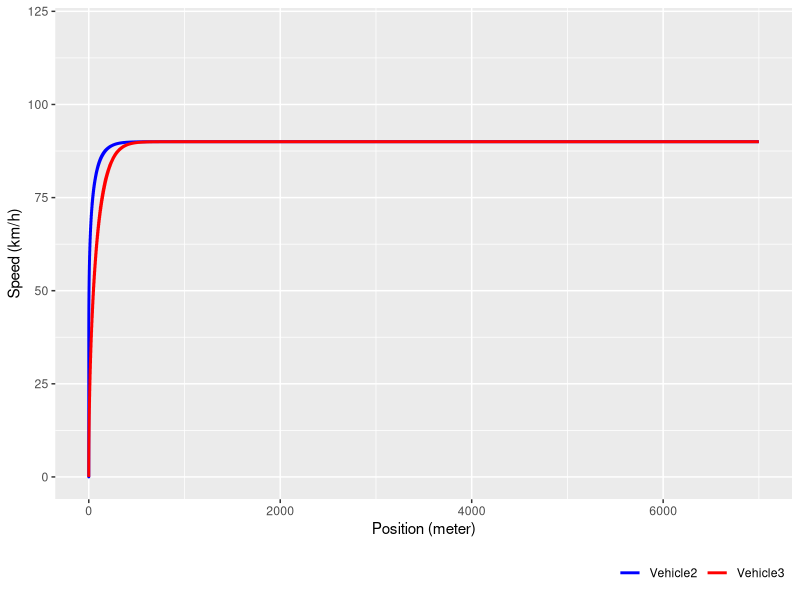
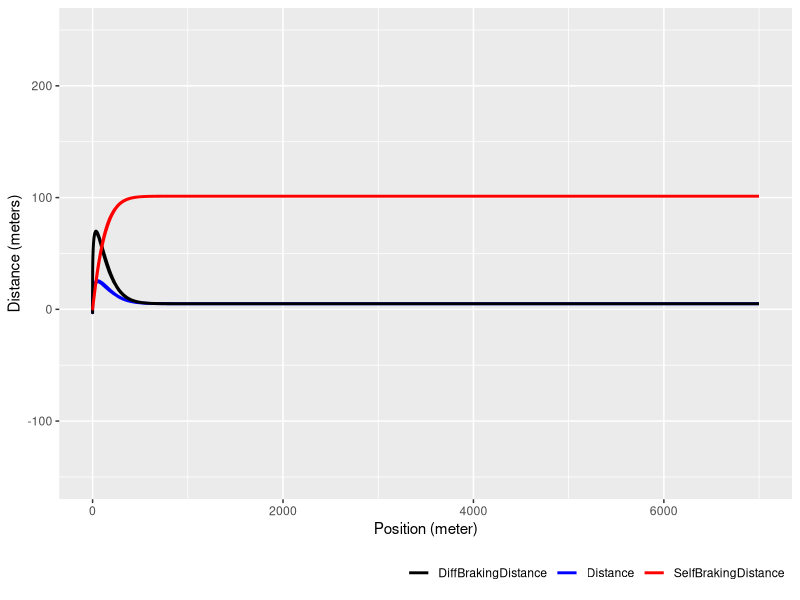

The R script that drew these images, in order: (Note: this script raises an error after producing the figures.)
library(ggplot2)

setwd('C:/Users/rima/Desktop/R_thesis_results')

guard <- read.csv(file="./baseline.csv",sep=",",head=TRUE)   
names(guard)

v3 <- subset(guard, guard$vehicleID == "Vehicle3")


#speed
ggplot(v3, aes(x = as.numeric(as.character(v3$vehPosValue))))+
  geom_smooth(aes(y = as.numeric(as.character(v3$refSpeedValue)), color = "Vehicle2", ymin = as.numeric(as.character(v3$refSpeedMin)), ymax = as.numeric(as.character(v3$refSpeedMax))),
              stat="identity", fill = "blue", alpha=0.2) +
  geom_smooth(aes(y = as.numeric(as.character(v3$vehSpeedValue)), color = "Vehicle3", ymin = as.numeric(as.character(v3$vehSpeedMin)), ymax = as.numeric(as.character(v3$vehSpeedMax))),
              stat="identity", fill = "red", alpha=0.2) +
  scale_color_manual("", breaks = c("Vehicle2", "Vehicle3"),
                     values = c("blue","red")) +
  theme(
    # Change legend background color
    legend.position = "bottom",
    legend.key = element_rect(colour = "transparent", fill = "white"),
    legend.justification = c(1,0))+ 
  guides(color=guide_legend(override.aes=list(fill=NA))) +
  xlab("Position (meter)") + ylab("Speed (km/h)") +ylim(0,120) + xlim(0,7000)
  

#distance
ggplot(v3, aes(x = as.numeric(as.character(v3$vehPosValue))))+
  geom_smooth(aes(y = as.numeric(as.character(v3$distanceValue)), color = "Distance", ymin = as.numeric(as.character(v3$distanceMin)), ymax = as.numeric(as.character(v3$distanceMax))),
              stat="identity", fill = "blue", alpha=0.2) +
  geom_smooth(aes(y = as.numeric(as.character(v3$diffBrakingDistanceValue)), color = "DiffBrakingDistance", ymin = as.numeric(as.character(v3$diffBrakingDistanceMin)), ymax = as.numeric(as.character(v3$diffBrakingDistanceMax))),
              stat="identity", fill = "black", alpha=0.2) +
  geom_smooth(aes(y = as.numeric(as.character(v3$brakingDistanceValue)), color = "SelfBrakingDistance", ymin = as.numeric(as.character(v3$brakingDistanceMin)), ymax = as.numeric(as.character(v3$brakingDistanceMax))),
              stat="identity", fill = "red", alpha=0.2) +
  scale_color_manual("", breaks = c("DiffBrakingDistance", "Distance", "SelfBrakingDistance"),
                     values = c("black", "blue","red")) +
  xlab("Position (meter)") + ylab("Distance (meters)") +  
  guides(color=guide_legend(override.aes=list(fill=NA))) +
theme(
    # Change legend background color
    legend.position = "bottom",
    legend.key = element_rect(colour = "transparent", fill = "white"),
    legend.justification = c(1,0)) +ylim(-150,250) + xlim(0,7000)


#difference
data_summary <- function(x) {
  m <- mean(x)
  ymin <- m-sd(x)
  ymax <- m+sd(x)
  return(c(y=m,ymin=ymin,ymax=ymax))
}

v_name <- c('Vehicle1'=1, 'Vehicle2'=2,'Vehicle3'=3)


diff <- as.numeric(as.character(v3$distanceMin))
ids <- v3$vehicleID
lab <- 0
minus1<- cbind(ids,diff,lab)

diff <- as.numeric(as.character(v3$diffBrakingDistanceMin))
ids <- v3$vehicleID
lab <- 1
minus3<- cbind(ids,diff,lab)


diff <- as.numeric(as.character(v3$brakingDistanceMin))
ids <- v3$vehicleID
lab <- 2
minus5<- cbind(ids,diff,lab)

minus<- rbind(minus1, minus3, minus5)

minus <- data.frame(VehicleID = minus[,1], Difference = minus[,2], Label = minus[,3])


fun_mean <- function(x){
  return(data.frame(y=mean(x),label=mean(x,na.rm=T)))}




var_list <- c('2' = "Vehicle2",'3' = "Vehicle3")


color_match <- function(x){
  colors <- as.numeric(as.character(x)) 
  cm <- colors
  var_color <- c("Vehicle2","Vehicle3")
  for (i in 1:length(colors)) {
    cm[i] <- var_color[x[i]-1]
  }
  return(cm)
}


ggplot(data = minus, aes(x=Label, y = Difference, group = Label))+ 
  geom_boxplot(aes(fill="VehicleID3"))+                              #Vehicle3
  facet_wrap(vars(VehicleID), nrow = 2,labeller = as_labeller(var_list))+
  stat_summary(fun.y=mean, colour="darkred", geom="point", 
               shape=18, size=3,show.legend = FALSE) + coord_flip()+
  scale_fill_discrete(name = "VehicleID") +
  scale_x_continuous(breaks=c(0, 1, 2),
                     labels=c("Distance", "Difference in Braking Distance", "Braking Distance")) +
  theme(axis.title.y=element_blank(),
        legend.position = "bottom") + 
  ylim(-200,200) + ylab("meters") 
